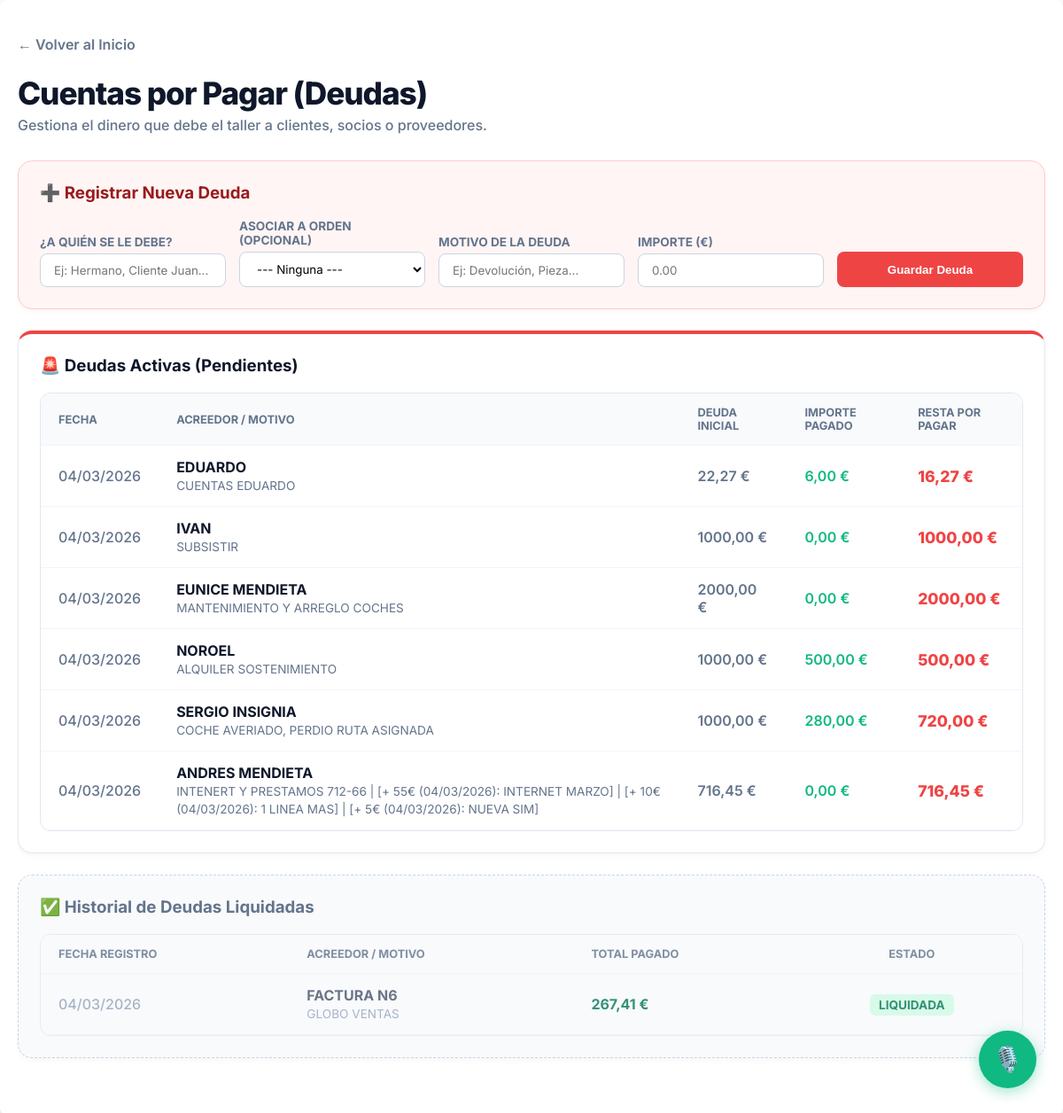
Page /deudas/ (signed in) on the committed database.
### taller/models.py (models this page shows, shortened)
class DeudaTaller(models.Model):
    acreedor = models.CharField(max_length=150, help_text="A quién se le debe (Ej: Hermano, Cliente X)")
    motivo = models.CharField(max_length=255)
    importe_inicial = models.DecimalField(max_digits=10, decimal_places=2)
    fecha_creacion = models.DateField(default=timezone.now)
    orden = models.ForeignKey(OrdenDeReparacion, on_delete=models.SET_NULL, null=True, blank=True, help_text="Orden de trabajo asociada")
    @property
    def importe_pagado(self):
        total = self.gastos_pagados.aggregate(total=Sum('importe'))['total']
        return total or Decimal('0.00')
    @property
    def importe_pendiente(self):
        return self.importe_inicial - self.importe_pagado
    @property
    def estado(self):
        if self.importe_pendiente <= 0: return "Pagada"
        return "Pendiente"

### taller/views.py (the view, shortened to what this page needs)
# urls.py: path('deudas/', views.lista_deudas, name='lista_deudas'),
@login_required
def lista_deudas(request):
    todas_las_deudas = DeudaTaller.objects.all().order_by('-fecha_creacion', '-id')
    deudas_pendientes = [d for d in todas_las_deudas if d.estado == 'Pendiente']
    deudas_pagadas = [d for d in todas_las_deudas if d.estado == 'Pagada']
    context = {
        'deudas_pendientes': deudas_pendientes,
        'deudas_pagadas': deudas_pagadas
    }
    return render(request, 'taller/lista_deudas.html', context)

### taller/templates/taller/lista_deudas.html (shortened to what this page needs)
<!DOCTYPE html>
{% load static %}
<html lang="es">
<head>
    <link rel="stylesheet" href="{% static 'taller/css/main.css' %}">
    <link rel="stylesheet" href="{% static 'taller/css/responsive.css' %}">
</head>
<body>
    <div class="container">
        <div style="margin-bottom: 30px;">
            <a href="{% url 'home' %}" style="text-decoration: none; color: #64748b; font-weight: 600;">← Volver al Inicio</a>
            <h1 class="header-title">Cuentas por Pagar (Deudas)</h1>
            <p style="color: #64748b; font-weight: 500; margin: 0;">Gestiona el dinero que debe el taller a clientes, socios o proveedores.</p>
        </div>
        {% if not request.user.groups.all.0.name == 'Solo Ver' %}
        <div class="section-panel" style="background: #fff5f5; border-color: #fecaca;">
            <h3 style="margin-top: 0; color: #991b1b; display: flex; align-items: center; gap: 8px;">➕ Registrar Nueva Deuda</h3>
            <form method="POST" action="{% url 'lista_deudas' %}">
                <div class="form-grid">
                    <div class="form-group">
                        <label>¿A quién se le debe?</label>
                        <input type="text" name="acreedor" class="form-control" placeholder="Ej: Hermano, Cliente Juan..." required>
                    </div>
                    <div class="form-group">
                        <label>Asociar a Orden (Opcional)</label>
                        <select name="orden" class="form-control" style="background-color: white;">
                            <option value="">--- Ninguna ---</option>
                        </select>
                    </div>
                    <div class="form-group" style="flex-grow: 2;">
                        <label>Motivo de la deuda</label>
                        <input type="text" name="motivo" class="form-control" placeholder="Ej: Devolución, Pieza..." required>
                    </div>
                    <div class="form-group">
                        <label>Importe (€)</label>
                        <input type="number" step="0.01" name="importe_inicial" class="form-control" placeholder="0.00" required>
                    </div>
                    <div class="form-group">
                        <button type="submit" class="btn-modern">Guardar Deuda</button>
                    </div>
                </div>
            </form> </div> {% endif %} <div class="section-panel" style="border-top: 4px solid #ef4444;">
            <h3 style="margin-top: 0; color: #0f172a; display: flex; align-items: center; gap: 8px;">
                🚨 Deudas Activas (Pendientes)
            </h3>
            <div style="overflow-x: auto;">
                <table class="table-modern">
                    <thead>
                        <tr>
                            <th>Fecha</th>
                            <th>Acreedor / Motivo</th>
                            <th class="money-col">Deuda Inicial</th>
                            <th class="money-col">Importe Pagado</th>
                            <th class="money-col">Resta por Pagar</th>
                        </tr>
                    </thead>
                    <tbody>
                        {% for deuda in deudas_pendientes %}
                        <tr onclick="window.location.href='{% url 'detalle_deuda' deuda.id %}'" style="cursor: pointer; transition: background 0.2s;" onmouseover="this.style.backgroundColor='#f8fafc'" onmouseout="this.style.backgroundColor='transparent'">
                            <td style="color: #64748b; font-weight: 500;">{{ deuda.fecha_creacion|date:"d/m/Y" }}</td>
                            <td>
                                <strong style="color: #0f172a;">{{ deuda.acreedor }}</strong><br>
                                <span style="color: #64748b; font-size: 0.85em;">{{ deuda.motivo }}</span>
                            </td>
                            <td class="money-col" style="color: #64748b;">{{ deuda.importe_inicial|floatformat:2 }} €</td>
                            <td class="money-col" style="color: #10b981;">{{ deuda.importe_pagado|floatformat:2 }} €</td>
                            <td class="money-col" style="color: #ef4444; font-weight: 800; font-size: 1.1em;">
                                {{ deuda.importe_pendiente|floatformat:2 }} €
                            </td>
                        </tr>
                        {% endfor %}
                    </tbody>
                </table>
            </div>
        </div>
        {% if deudas_pagadas %}
        <div class="section-panel" style="background: #f8fafc; border: 1px dashed #cbd5e1;">
            <h3 style="margin-top: 0; color: #64748b; display: flex; align-items: center; gap: 8px;">
                ✅ Historial de Deudas Liquidadas
            </h3>
            <div style="overflow-x: auto;">
                <table class="table-modern" style="opacity: 0.8;">
                    <thead>
                        <tr>
                            <th>Fecha Registro</th>
                            <th>Acreedor / Motivo</th>
                            <th class="money-col">Total Pagado</th>
                            <th style="text-align: center;">Estado</th>
                        </tr>
                    </thead>
                    <tbody>
                        {% for deuda in deudas_pagadas %}
                        <tr onclick="window.location.href='{% url 'detalle_deuda' deuda.id %}'" style="cursor: pointer; transition: background 0.2s;" onmouseover="this.style.backgroundColor='#ffffff'" onmouseout="this.style.backgroundColor='transparent'">
                            <td style="color: #94a3b8; font-weight: 500;">{{ deuda.fecha_creacion|date:"d/m/Y" }}</td>
                            <td>
                                <strong style="color: #475569;">{{ deuda.acreedor }}</strong><br>
                                <span style="color: #94a3b8; font-size: 0.85em;">{{ deuda.motivo }}</span>
                            </td>
                            <td class="money-col" style="color: #047857; font-weight: 700;">{{ deuda.importe_inicial|floatformat:2 }} €</td>
                            <td style="text-align: center;">
                                <span class="badge badge-pagada">LIQUIDADA</span>
                            </td>
                        </tr>
                        {% endfor %}
                    </tbody>
                </table>
            </div>
        </div>
        {% endif %}
    </div> {% include 'taller/widget_ia.html' %}
</body>
</html>

### taller/static/taller/css/main.css (style rules this page uses)
body { font-family: -apple-system, BlinkMacSystemFont, "Segoe UI", Roboto, "Helvetica Neue", Arial, sans-serif; background-color: #f4f7f6; margin: 0; padding: 20px; }
h1, h2 { color: #333; }
.container { max-width: 1200px; margin: auto; background-color: #fff; padding: 20px; border-radius: 8px; box-shadow: 0 4px 8px rgba(0,0,0,0.1); }

### taller/templates/taller/lista_deudas.html (style rules this page uses)
body { font-family: 'Inter', sans-serif; background-color: #f8fafc; color: #1e293b; margin: 0; padding: 0; }
.container { max-width: 1200px !important; margin: 0 auto; padding: 40px 20px; }
.header-title { font-size: 2.2em; font-weight: 800; letter-spacing: -0.03em; color: #0f172a; margin-bottom: 5px; }
.section-panel { background: #ffffff; padding: 24px; border-radius: 16px; box-shadow: 0 4px 6px -1px rgba(0,0,0,0.03); border: 1px solid #e2e8f0; margin-bottom: 24px; }
.form-grid { display: grid; grid-template-columns: repeat(auto-fit, minmax(200px, 1fr)); gap: 15px; align-items: end; }
.form-group { display: flex; flex-direction: column; }
.form-group label { font-size: 0.85em; font-weight: 700; color: #64748b; margin-bottom: 5px; text-transform: uppercase; }
.form-control { padding: 10px 15px; border-radius: 8px; border: 1px solid #cbd5e1; font-family: 'Inter'; outline: none; transition: border 0.2s; }
.btn-modern { display: inline-flex; align-items: center; justify-content: center; background-color: #ef4444; color: white; border: none; padding: 10px 20px; border-radius: 8px; font-weight: 600; cursor: pointer; transition: all 0.2s ease; height: 40px; }
.table-modern { width: 100%; border-collapse: separate; border-spacing: 0; border-radius: 12px; overflow: hidden; border: 1px solid #e2e8f0; }
.table-modern th, .table-modern td { padding: 14px 20px; text-align: left; border-bottom: 1px solid #f1f5f9; }
.table-modern th { background-color: #f8fafc; color: #64748b; font-weight: 700; font-size: 0.8em; text-transform: uppercase; }
.money-col { text-align: right; font-weight: 600; }
.badge { padding: 4px 10px; border-radius: 6px; font-size: 0.85em; font-weight: 700; }
.badge-pagada { background-color: #d1fae5; color: #047857; }

### rows in the picture
DeudaTaller: fecha_creacion "04/03/2026", acreedor "EDUARDO", motivo "CUENTAS EDUARDO", importe_inicial "22,27", importe_pagado "6,00", importe_pendiente "16,27"
DeudaTaller: fecha_creacion "04/03/2026", acreedor "IVAN", motivo "SUBSISTIR", importe_inicial "1000,00", importe_pagado "0,00", importe_pendiente "1000,00"
DeudaTaller: fecha_creacion "04/03/2026", acreedor "EUNICE MENDIETA", motivo "MANTENIMIENTO Y ARREGLO COCHES", importe_inicial "2000,00", importe_pagado "0,00", importe_pendiente "2000,00"
DeudaTaller: fecha_creacion "04/03/2026", acreedor "NOROEL", motivo "ALQUILER SOSTENIMIENTO", importe_inicial "1000,00", importe_pagado "500,00", importe_pendiente "500,00"
DeudaTaller: fecha_creacion "04/03/2026", acreedor "SERGIO INSIGNIA", motivo "COCHE AVERIADO, PERDIO RUTA ASIGNADA", importe_inicial "1000,00", importe_pagado "280,00", importe_pendiente "720,00"
DeudaTaller: fecha_creacion "04/03/2026", acreedor "ANDRES MENDIETA", motivo "INTENERT Y PRESTAMOS 712-66 | [+ 55€ (04/03/2026): INTERNET MARZO] | [+ 10€ (04/03/2026): 1 LINEA MAS] | [+ 5€ (04/03/2026): NUEVA SIM]", importe_inicial "716,45", importe_pagado "0,00", importe_pendiente "716,45"
DeudaTaller: fecha_creacion "04/03/2026", acreedor "FACTURA N6", motivo "GLOBO VENTAS", importe_inicial "267,41"
